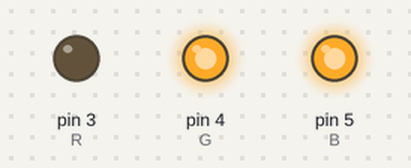
This sketch was run on a simulated Arduino Uno, built with avr-gcc and run on an emulated ATmega328P. Shown: output pins drawn as LEDs (lit = HIGH).

Above: at 0.5 s.
At 2.5 s:
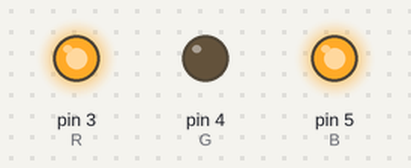
At 4.5 s:
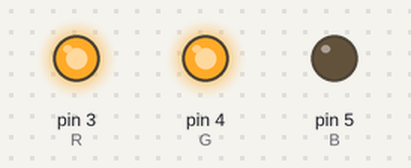
At 5.5 s:
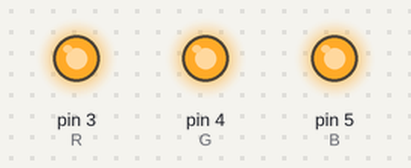
Timing chart, 0 to 7.8 s (numbered marks = the images above):
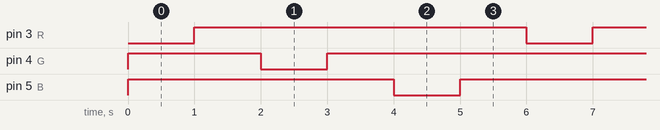

The sketch:

LED_Blinking.ino
```cpp
const int R = 3;
const int G = 4;
const int B = 5;

void setup() {
  // initialize digital pin LED_BUILTIN as an output.
  pinMode(R, OUTPUT);
  pinMode(G, OUTPUT);
  pinMode(B, OUTPUT);
}

// the loop function runs over and over again forever
void loop() {

  digitalWrite(R, LOW);
  digitalWrite(G, HIGH);
  digitalWrite(B, HIGH);
  delay(1000);

  digitalWrite(R, HIGH);
  digitalWrite(G, HIGH);
  digitalWrite(B, HIGH);
  delay(1000);

  digitalWrite(R, HIGH);
  digitalWrite(G, LOW);
  digitalWrite(B, HIGH);
  delay(1000);

  digitalWrite(R, HIGH);
  digitalWrite(G, HIGH);
  digitalWrite(B, HIGH);
  delay(1000);

  digitalWrite(R, HIGH);
  digitalWrite(G, HIGH);
  digitalWrite(B, LOW);
  delay(1000);

  digitalWrite(R, HIGH);
  digitalWrite(G, HIGH);
  digitalWrite(B, HIGH);
  delay(1000);

}
```

Measured:
- by itself, pin 3 (R): alternates HIGH for 5.0 s and LOW for 1.0 s
- by itself, pin 4 (G), pin 5 (B): repeats every 6.0 s: LOW 1.0 s, HIGH 5.0 s
- by itself, everything shown: repeats every 6.0 s, in 6 steps
